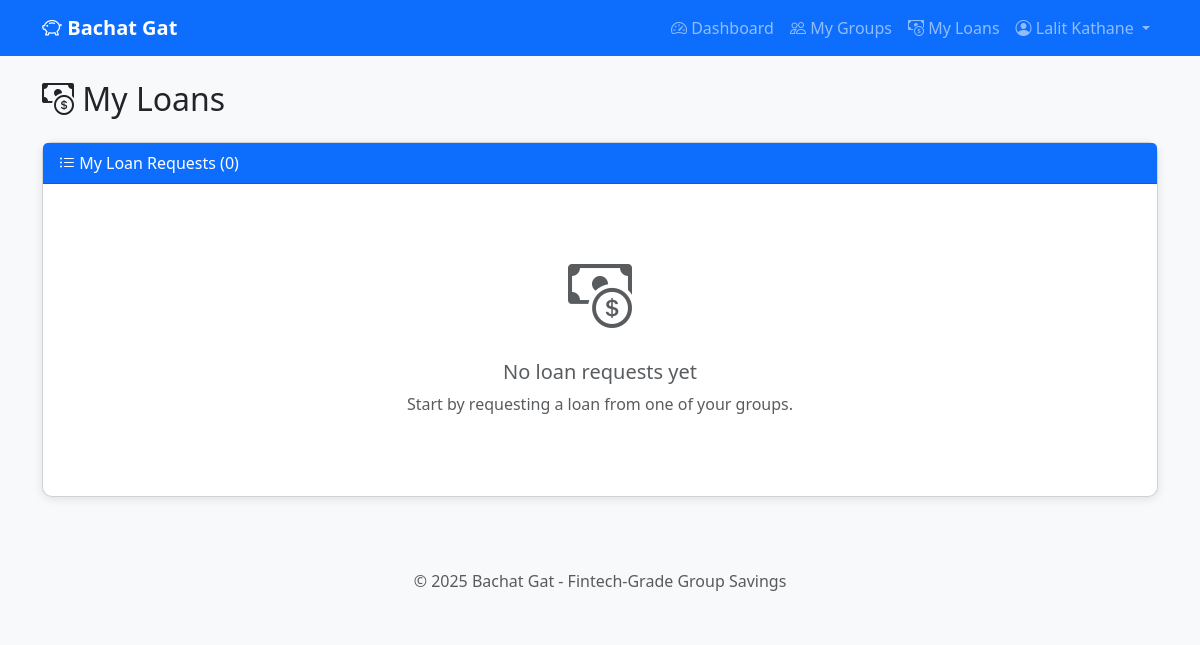
/my-loans (signed in), run on an earlier commit of the app's database.
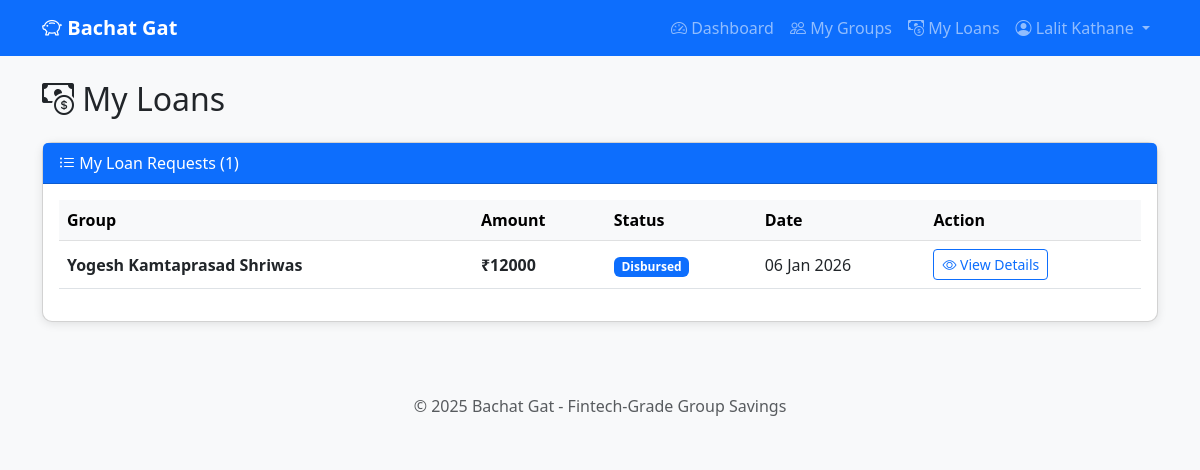
And on a later commit of the database.
### app/models.py (models this page shows, shortened)
class LoanRequest(db.Model):
    __tablename__ = 'loan_requests'
    id = db.Column(db.Integer, primary_key=True)
    group_id = db.Column(db.Integer, db.ForeignKey('groups.id'), nullable=False)
    requested_by = db.Column(db.Integer, db.ForeignKey('users.id'), nullable=False)
    amount = db.Column(db.Float, nullable=False)
    reason = db.Column(db.String(500), nullable=False)
    status = db.Column(db.String(20), default=LoanStatus.PENDING.value, nullable=False)
    total_eligible_voters = db.Column(db.Integer, nullable=False)
    required_approvals = db.Column(db.Integer, nullable=False)
    interest_rate = db.Column(db.Float, nullable=True)  # Annual %
    loan_duration_months = db.Column(db.Integer, nullable=True)
    repayment_type = db.Column(db.String(20), nullable=True)  # 'emi' or 'bullet'
    approved_amount = db.Column(db.Float, nullable=True)
    total_interest = db.Column(db.Float, nullable=True)
    total_repayable = db.Column(db.Float, nullable=True)  # principal + interest
    emi_amount = db.Column(db.Float, nullable=True)
    approved_at = db.Column(db.DateTime, nullable=True)
    approved_by = db.Column(db.Integer, db.ForeignKey('users.id'), nullable=True)
    rejected_at = db.Column(db.DateTime, nullable=True)
    rejected_by = db.Column(db.Integer, db.ForeignKey('users.id'), nullable=True)
    disbursed_at = db.Column(db.DateTime, nullable=True)
    disbursed_by = db.Column(db.Integer, db.ForeignKey('users.id'), nullable=True)
    completed_at = db.Column(db.DateTime, nullable=True)
    total_principal_repaid = db.Column(db.Float, default=0.0, nullable=False)
    total_interest_repaid = db.Column(db.Float, default=0.0, nullable=False)
    total_repaid = db.Column(db.Float, default=0.0, nullable=False)
    is_active = db.Column(db.Boolean, default=True, nullable=False)
    deleted_at = db.Column(db.DateTime, nullable=True)
    created_at = db.Column(db.DateTime, default=datetime.utcnow)
    updated_at = db.Column(db.DateTime, default=datetime.utcnow, onupdate=datetime.utcnow)
    approvals = db.relationship('LoanApproval', backref='loan_request', lazy='dynamic')
    repayments = db.relationship('LoanRepayment', backref='loan', lazy='dynamic')
    emi_schedule = db.relationship('EMISchedule', backref='loan', lazy='dynamic',
                                   order_by='EMISchedule.installment_number')
    interest_distributions = db.relationship('InterestDistribution', backref='loan', lazy='dynamic')
    VALID_TRANSITIONS = {
        LoanStatus.PENDING.value: [LoanStatus.APPROVED.value, LoanStatus.REJECTED.value],
        LoanStatus.APPROVED.value: [LoanStatus.DISBURSED.value, LoanStatus.REJECTED.value],
        LoanStatus.REJECTED.value: [],  # Terminal state
        LoanStatus.DISBURSED.value: [LoanStatus.COMPLETED.value],
        LoanStatus.COMPLETED.value: [],  # Terminal state
    }

class Group(db.Model):
    __tablename__ = 'groups'
    id = db.Column(db.Integer, primary_key=True)
    name = db.Column(db.String(100), nullable=False)
    description = db.Column(db.String(500))
    created_by = db.Column(db.Integer, db.ForeignKey('users.id'), nullable=False)
    default_interest_rate = db.Column(db.Float, default=12.0)  # Annual %
    default_loan_duration_months = db.Column(db.Integer, default=12)
    default_repayment_type = db.Column(db.String(20), default=RepaymentType.EMI.value)
    use_flat_rate = db.Column(db.Boolean, default=False, nullable=False)  # NEW: Flat rate option
    is_active = db.Column(db.Boolean, default=True)
    created_at = db.Column(db.DateTime, default=datetime.utcnow)
    updated_at = db.Column(db.DateTime, default=datetime.utcnow, onupdate=datetime.utcnow)
    members = db.relationship('GroupMember', backref='group', lazy='dynamic',
                              cascade='all, delete-orphan')
    loan_requests = db.relationship('LoanRequest', backref='group', lazy='dynamic',
                                    cascade='all, delete-orphan')
    wallet = db.relationship('GroupWallet', backref='group', uselist=False,
                             cascade='all, delete-orphan')

### app/routes/loans.py (the view, shortened to what this page needs)
@loans_bp.route('/my-loans')
@login_required
def my_loans():
    my_requests = LoanRequest.query.filter_by(
        requested_by=current_user.id,
        is_active=True
    ).order_by(LoanRequest.created_at.desc()).all()
    pending_votes = []
    memberships = current_user.get_active_memberships().all()
    for membership in memberships:
        group_loans = LoanRequest.query.filter_by(
            group_id=membership.group_id,
            status=LoanStatus.PENDING.value,
            is_active=True
        ).all()
    my_pending_repayments = LoanRepayment.query.filter_by(
        paid_by=current_user.id,
        status=RepaymentStatus.PENDING.value
    ).all()
    return render_template(
        'loans/my_loans.html',
        my_requests=my_requests,
        pending_votes=pending_votes,
        my_pending_repayments=my_pending_repayments
    )

### app/__init__.py (called while the page is built)
def create_app():
    app = Flask(__name__)
    app.config.from_object(Config)
    db.init_app(app)
    login_manager.init_app(app)
    from app.models import User
    @login_manager.user_loader
    def load_user(user_id):
        return User.query.get(int(user_id))
    from app.routes.auth import auth_bp
    from app.routes.groups import groups_bp
    from app.routes.loans import loans_bp
    from app.routes.wallet import wallet_bp
    from app.routes.admin import admin_bp  # NEW
    app.register_blueprint(auth_bp)
    app.register_blueprint(groups_bp)
    app.register_blueprint(loans_bp)
    app.register_blueprint(wallet_bp)
    app.register_blueprint(admin_bp)  # NEW
    with app.app_context():
        db.create_all()
        print("✅ Database tables created!")
    return app

### app/models.py (called while the page is built)
    def get_active_memberships(self):
        return self.memberships.filter_by(is_active=True)

### app/templates/loans/my_loans.html (shortened to what this page needs)
{% extends 'base.html' %}
{% block content %}
<h2 class="mb-4"><i class="bi bi-cash-coin"></i> My Loans</h2>
<div class="card">
    <div class="card-header bg-primary text-white">
        <i class="bi bi-list-ul"></i> My Loan Requests ({{ my_requests|length }})
    </div>
    <div class="card-body">
        {% if my_requests %}
        <div class="table-responsive">
            <table class="table table-hover align-middle">
                <thead class="table-light">
                    <tr>
                        <th>Group</th>
                        <th>Amount</th>
                        <th>Status</th>
                        <th>Date</th>
                        <th>Action</th>
                    </tr>
                </thead>
                <tbody>
                    {% for loan in my_requests %}
                    <tr>
                        <td>
                            <strong>{{ loan.group.name }}</strong>
                        </td>
                        <td>
                            <strong>₹{{ "%.0f"|format(loan.amount) }}</strong>
                        </td>
                        <td>
                            <span class="badge
                                {% if loan.status == 'pending' %}bg-warning text-dark
                                {% elif loan.status == 'pre_approved' %}bg-info
                                {% elif loan.status == 'approved' %}bg-success
                                {% elif loan.status == 'rejected' %}bg-danger
                                {% elif loan.status == 'disbursed' %}bg-primary
                                {% elif loan.status == 'completed' %}bg-dark
                                {% else %}bg-secondary
                                {% endif %}">
                                {% if loan.status == 'pending' %}
                                    Pending Votes
                                {% elif loan.status == 'pre_approved' %}
                                    Pre-Approved
                                {% elif loan.status == 'approved' %}
                                    Approved
                                {% elif loan.status == 'rejected' %}
                                    Rejected
                                {% elif loan.status == 'disbursed' %}
                                    Disbursed
                                {% elif loan.status == 'completed' %}
                                    Completed
                                {% else %}
                                    {{ loan.status|title }}
                                {% endif %}
                            </span>
                        </td>
                        <td>
                            {{ loan.created_at.strftime('%d %b %Y') }}
                        </td>
                        <td>
                            <a href="{{ url_for('loans.view_loan', loan_id=loan.id) }}"
                               class="btn btn-sm btn-outline-primary">
                                <i class="bi bi-eye"></i> View Details
                            </a>
                        </td>
                    </tr>
                    {% endfor %}
                </tbody>
            </table>
        </div>
        {% else %}
        <div class="text-center py-5">
            <i class="bi bi-cash-coin text-muted" style="font-size: 4rem;"></i>
            <h5 class="mt-3 text-muted">No loan requests yet</h5>
            <p class="text-muted">Start by requesting a loan from one of your groups.</p>
        </div>
        {% endif %}
    </div>
</div>
{% endblock %}

What changed in the data, as far as the page shows it:
added LoanRequest: group.name "Yogesh Kamtaprasad Shriwas", amount "12000", status "Disbursed", created_at "06 Jan 2026"
Also different on the page:
{{ my_requests|length }}: "0" → "1"
text no longer shown: "No loan requests yet Start by requesting a loan from one of your groups."
text now shown: "Group Amount Status Date Action"
